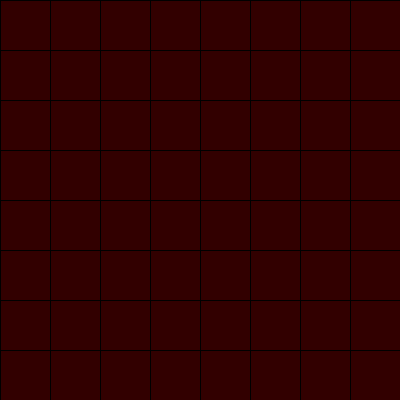
Frame 1 (no input)
Frame 60 (the mouse pressed at the canvas centre just before this capture): identical to frame 1, image omitted
Frame 120 (the mouse held since frame 60 and released just before this capture): identical to frame 1, image omitted

The Processing sketch that drew this single still picture (run headless with seeded random() and noise(); from frame 60 on, the mouse is pressed at the canvas centre):

// Processing sketch: processing_20540
// ── processing_20540.pde

void setup() {
  size(400, 400);
  smooth();
  background(255);
}

void draw() {
  for(int v=0; v <= height; v+=50) {
    for(int h=0; h <= width; h+=50) {
      fill(50,0,0);
      rect(v,h, 50, 50);
    }
  }
}
